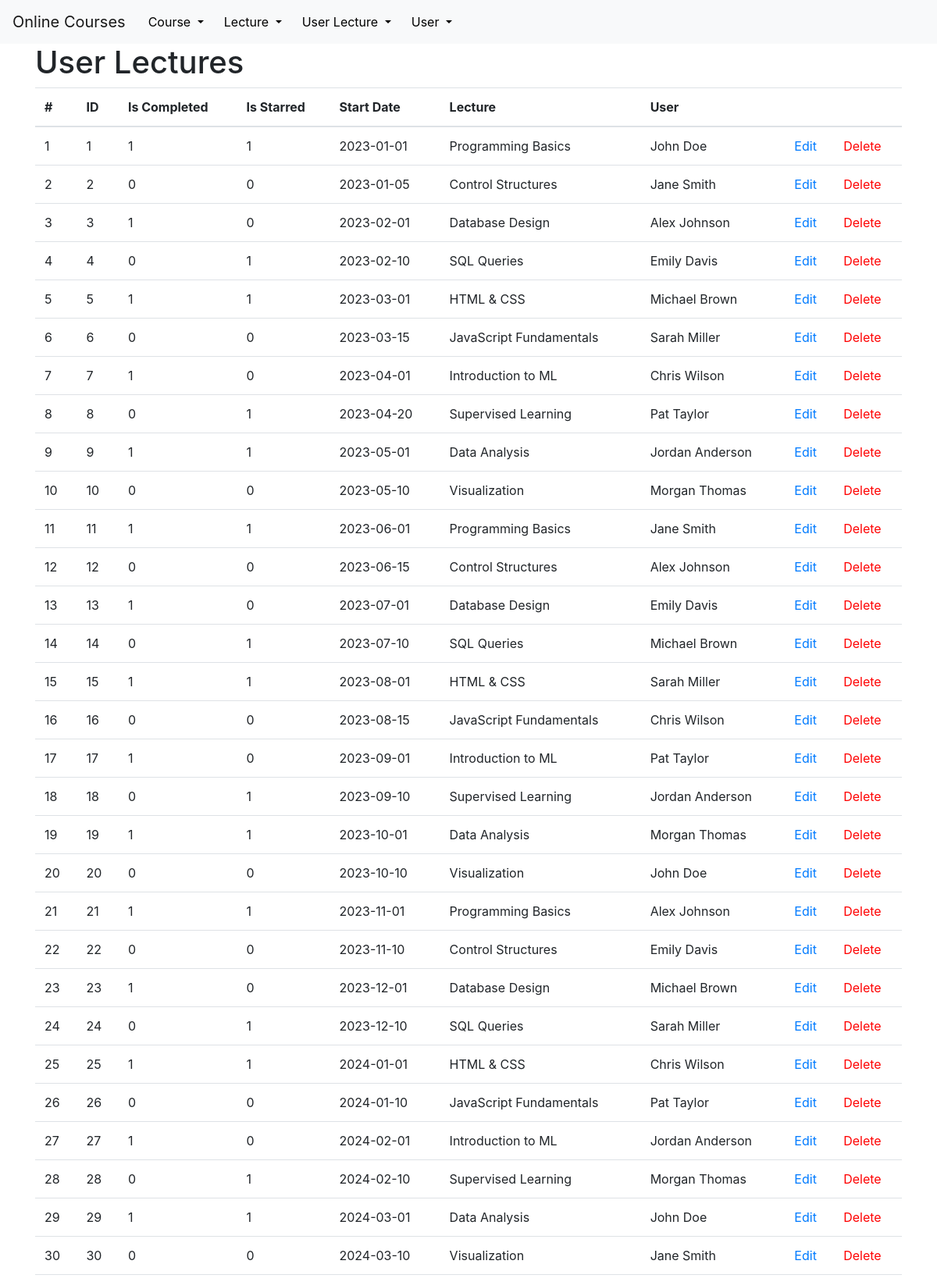
The page /user_lectures (upper part) on the database its author committed.
### tables this page shows
CREATE TABLE user_lectures (
    id INTEGER PRIMARY KEY AUTOINCREMENT,
    is_completed BOOLEAN NOT NULL,
    is_starred BOOLEAN NOT NULL,
    start_date DATE NOT NULL,
    fk_LECTUREid INTEGER REFERENCES lectures(id),
    fk_USERid INTEGER REFERENCES users(id)
);

CREATE TABLE lectures (
    id INTEGER PRIMARY KEY AUTOINCREMENT,
    title VARCHAR(255) NOT NULL,
    fk_COURSEid INTEGER REFERENCES courses(id)
    ON DELETE CASCADE
);

### app.py (the view)
@app.route('/<string:table_name>')
def show(table_name):
    connection = get_db_connection()
    my_class = classAdresses[table_name]
    rows = my_class.select(connection)
    special_attributes = {}
    if isinstance(my_class, User):
        return render_template('users.html', rows=rows, table_class=my_class,
                           special_attributes=tableFkToDict(my_class.table_name, rows))
    return render_template('table.html', rows=rows, table_class=my_class,
                           special_attributes=tableFkToDict(my_class.table_name, rows))

### DB_Classes.py (called while the page is built)
    @classmethod
    def select(cls, db_connection, amount=None):
        query = f"SELECT * FROM '{cls.table_name}'"
        if amount is not None:
            query += " LIMIT ?"
            users = db_connection.execute(query, (amount,))
        else:
            users = db_connection.execute(query)
        return users.fetchall()

    @classmethod
    def get(cls, db_connection, id):
        return db_connection.execute(f'SELECT * FROM {cls.table_name} WHERE {cls.id} = ?', (id,)).fetchone()

### app.py (called while the page is built)
def fkToDict(FK, rows, corresponding_attribute, db='database.db'):
    res = {}
    res.update({FK: {}})
    connection = get_db_connection(db)
    for row in rows:
        ID = row[str(FK)]
        try:
            (res[FK].update
             ({ID: FK.Class.get(connection, ID)[corresponding_attribute]}))
        except TypeError:
            print("No such attribute")
    return res

def get_db_connection(db='database.db'):
    connection = sqlite3.connect(db)
    connection.row_factory = sqlite3.Row
    return connection

@app.template_filter('str')
def toString(value):
    return str(value)

@app.template_filter('table_name')
def getTableName(myClass):
    return myClass.table_name

@app.template_filter('get_attributes')
def getAttributes(myClass):
    return myClass.attributes

@app.template_filter('get_title')
def getTitle(myClass):
    if myClass == User:
        return usersTitle
    elif myClass == Course:
        return coursesTitle
    elif myClass == Lecture:
        return lecturesTitle
    elif myClass == UserLecture:
        return userLecturesTitle

@app.template_filter('get_id')
def getID(myClass):
    return myClass.id

### data_entries.py (called while the page is built)
    def __str__(self):
        return self.name

    def __eq__(self, other):
        return self.name == other.name and self.foreignClass == other.foreignClass

    def __key(self):
        return self.name, self.foreignClass

    def __hash__(self):
        return hash(self.__key())

    @property
    def Class(self):
        return self.foreignClass

    def __str__(self):
        return self.name.lower()

### templates/table.html
{% extends 'base.html' %}
{% block content %}
    <h1>{% block title %} {{ table_class.stringRepresentation }}s {% endblock %}</h1>
    {% set id = table_class | get_id %}
    <table class="table">
      <thead>
        <tr>
          <th scope="col">#</th>
          {% for attribute in table_class | get_title %}
            <th scope="col">{{ attribute }}</th>
          {% endfor %}
            <th scope="col"></th>
            <th scope="col"></th>
        </tr>
      </thead>
      <tbody>
      {% for row in rows %}
        <tr>
            <td>{{ loop.index }}</td>
            <td>{{ row[id] }}</td>
            {% for attribute in table_class | get_attributes %}
                {% if special_attributes[attribute] is defined %}
                    <td>{{special_attributes[attribute][row[attribute | str]] | str}}</td>
                {% else %}
                    <td>{{ row[attribute | str] }}</td>
                {% endif %}
            {% endfor %}
            <td><a href="{{ url_for('edit', table_name = table_class | table_name, element_id=row['id']) }}">Edit</a></td>
            <td><a href="{{ url_for('delete', table_name = table_class | table_name, element_id=row['id']) }}" class="delete-link">Delete</a></td>
          </tr>
      {% endfor %}
      </tbody>
    </table>
{% endblock %}

### static/css/style.css (style rules this page uses)
.delete-link { color: red; }

### rows shown on the page
user_lectures: id "1", is_completed "1" "1" "2023-01-01", fk_LECTUREid.title "Programming Basics" "John Doe"
user_lectures: id "2", is_completed "0" "0" "2023-01-05", fk_LECTUREid.title "Control Structures" "Jane Smith"
user_lectures: id "3", is_completed "1" "0" "2023-02-01", fk_LECTUREid.title "Database Design" "Alex Johnson"
user_lectures: id "4", is_completed "0" "1" "2023-02-10", fk_LECTUREid.title "SQL Queries" "Emily Davis"
user_lectures: id "5", is_completed "1" "1" "2023-03-01", fk_LECTUREid.title "HTML & CSS" "Michael Brown"
user_lectures: id "6", is_completed "0" "0" "2023-03-15", fk_LECTUREid.title "JavaScript Fundamentals" "Sarah Miller"
user_lectures: id "7", is_completed "1" "0" "2023-04-01", fk_LECTUREid.title "Introduction to ML" "Chris Wilson"
user_lectures: id "8", is_completed "0" "1" "2023-04-20", fk_LECTUREid.title "Supervised Learning" "Pat Taylor"
user_lectures: id "9", is_completed "1" "1" "2023-05-01", fk_LECTUREid.title "Data Analysis" "Jordan Anderson"
user_lectures: id "10", is_completed "0" "0" "2023-05-10", fk_LECTUREid.title "Visualization" "Morgan Thomas"
user_lectures: id "11", is_completed "1" "1" "2023-06-01", fk_LECTUREid.title "Programming Basics" "Jane Smith"
user_lectures: id "12", is_completed "0" "0" "2023-06-15", fk_LECTUREid.title "Control Structures" "Alex Johnson"
user_lectures: id "13", is_completed "1" "0" "2023-07-01", fk_LECTUREid.title "Database Design" "Emily Davis"
user_lectures: id "14", is_completed "0" "1" "2023-07-10", fk_LECTUREid.title "SQL Queries" "Michael Brown"
user_lectures: id "15", is_completed "1" "1" "2023-08-01", fk_LECTUREid.title "HTML & CSS" "Sarah Miller"
user_lectures: id "16", is_completed "0" "0" "2023-08-15", fk_LECTUREid.title "JavaScript Fundamentals" "Chris Wilson"
user_lectures: id "17", is_completed "1" "0" "2023-09-01", fk_LECTUREid.title "Introduction to ML" "Pat Taylor"
user_lectures: id "18", is_completed "0" "1" "2023-09-10", fk_LECTUREid.title "Supervised Learning" "Jordan Anderson"
user_lectures: id "19", is_completed "1" "1" "2023-10-01", fk_LECTUREid.title "Data Analysis" "Morgan Thomas"
user_lectures: id "20", is_completed "0" "0" "2023-10-10", fk_LECTUREid.title "Visualization" "John Doe"
user_lectures: id "21", is_completed "1" "1" "2023-11-01", fk_LECTUREid.title "Programming Basics" "Alex Johnson"
user_lectures: id "22", is_completed "0" "0" "2023-11-10", fk_LECTUREid.title "Control Structures" "Emily Davis"
user_lectures: id "23", is_completed "1" "0" "2023-12-01", fk_LECTUREid.title "Database Design" "Michael Brown"
user_lectures: id "24", is_completed "0" "1" "2023-12-10", fk_LECTUREid.title "SQL Queries" "Sarah Miller"
user_lectures: id "25", is_completed "1" "1" "2024-01-01", fk_LECTUREid.title "HTML & CSS" "Chris Wilson"
user_lectures: id "26", is_completed "0" "0" "2024-01-10", fk_LECTUREid.title "JavaScript Fundamentals" "Pat Taylor"
user_lectures: id "27", is_completed "1" "0" "2024-02-01", fk_LECTUREid.title "Introduction to ML" "Jordan Anderson"
user_lectures: id "28", is_completed "0" "1" "2024-02-10", fk_LECTUREid.title "Supervised Learning" "Morgan Thomas"
user_lectures: id "29", is_completed "1" "1" "2024-03-01", fk_LECTUREid.title "Data Analysis" "John Doe"
user_lectures: id "30", is_completed "0" "0" "2024-03-10", fk_LECTUREid.title "Visualization" "Jane Smith"

### other values the page prints
{{ table_class.stringRepresentation }} "User Lecture"
{{ attribute }} "ID" "Is Completed" "Is Starred" "Start Date" "Lecture" "User"
